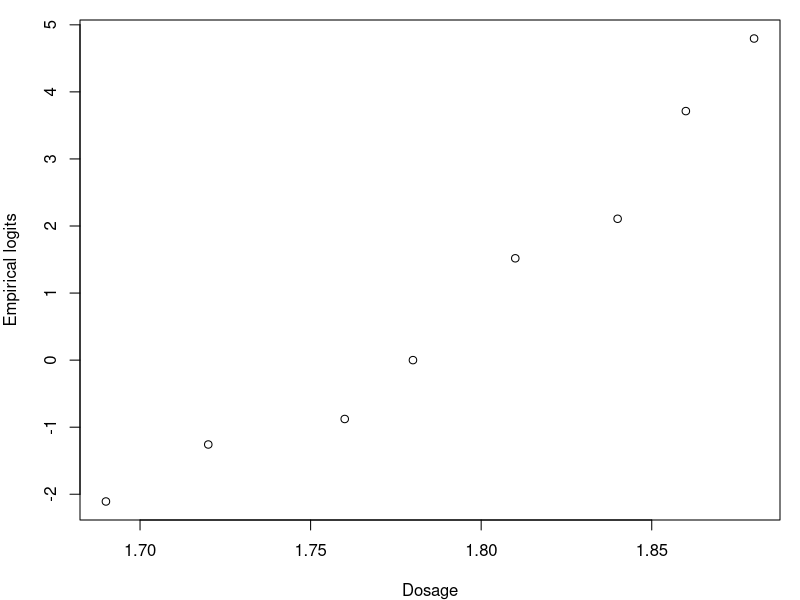
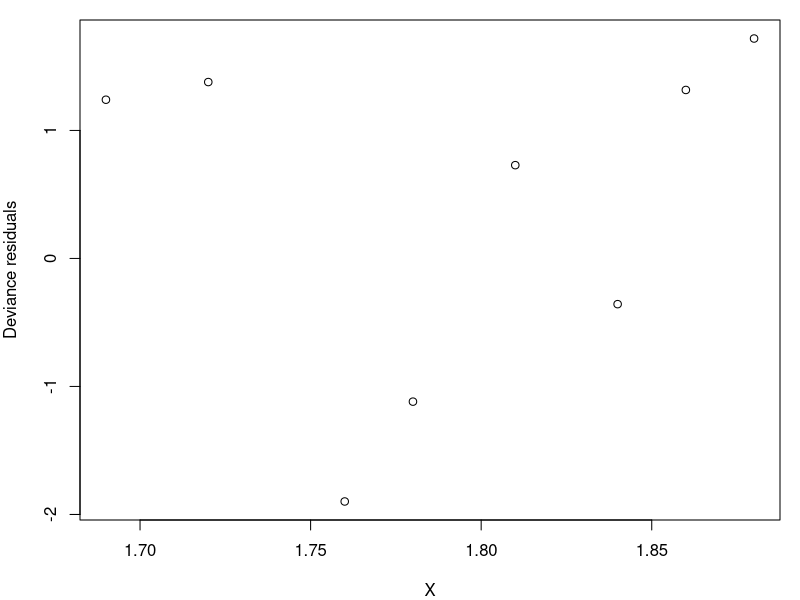

Reproduce these figures in R, in order.
## ---- chunk 1
knitr::opts_chunk$set(echo = TRUE)
## ---- chunk 2
x <- c(1.69, 1.72, 1.76, 1.78, 1.81, 1.84, 1.86, 1.88)
n <- c(59, 60, 62, 56, 63, 59, 62, 60)
y <- c(6, 13, 18, 28, 52, 53, 61, 60)

## Compute the empirical logit
emp.logit <- log((y + 0.5)/(n - y + 0.5))
par(mar=c(4,4,1,1))
plot(x, emp.logit, xlab = 'Dosage', ylab = 'Empirical logits')
## ---- chunk 3
logistic <- glm(y/n ~ x, family = binomial, weights = n)
summary(logistic)$coef
## ---- chunk 4
confint(logistic)
## ---- chunk 5
# Compute the odds ratio
beta1 <- summary(logistic)$coef[2]
(odds <- exp(0.1 * beta1))
## ---- chunk 6
exp(0.1*confint(logistic)[2,])
## ---- chunk 7
etahat <- summary(logistic)$coef[1] + summary(logistic)$coef[2] * 1.8
(probability <- exp(etahat)/(1 + exp(etahat)))
## ---- chunk 8
X.pred <- matrix(c(1, 1.8), nrow = 1, ncol = 2)
se <- sqrt(X.pred %*% summary(logistic)$cov.scaled %*% t(X.pred))
eta_l <- etahat - 1.96 * se
eta_r <- etahat + 1.96 * se
c(exp(eta_l)/(1 + exp(eta_l)), exp(eta_r)/(1 + exp(eta_r)))
## ---- chunk 9
# Testing using residual deviance
(p_value <- 1 - pchisq(deviance(logistic), df.residual(logistic)))
## ---- chunk 10
# Testing using Pearson Chi-square test
(p_value <- 1 - pchisq(sum(resid(logistic, type = 'pearson')^2), df.residual(logistic)))
## ---- chunk 11
par(mar=c(4,4,1,1))
plot(x, resid(logistic, type = 'deviance'), xlab = 'X', ylab = 'Deviance residuals')
## ---- chunk 12
quad.logistic <- glm(y/n ~ x + I(x^2), family = binomial, weight = n)

# Performing likelihood ratio test between straight line model and quadratic logistic model
anova(logistic, quad.logistic, test = "LRT")
## ---- chunk 13
educ <- rep(6:17, 2)
agree <- c(25, 27, 75, 29, 32, 36, 115, 31, 28, 9, 15, 3, 
           17, 26, 91, 30, 55, 50, 190, 17, 18, 7, 13, 3)
disagree <- c(9, 15, 49, 29, 45, 59, 245, 70, 79, 23, 110, 29, 
              5, 16, 36, 35, 67, 62, 403, 92, 81, 34, 115, 28)
total <- agree + disagree
gender <- c(rep(1, 12), rep(0, 12))
## ---- chunk 14
add.logistic <- glm(agree/total ~ factor(educ) + factor(gender), 
                    family = binomial, weight = total)
anova(add.logistic, test = 'Chi')
## ---- chunk 15
add.logistic <- glm(agree/total ~ factor(gender) + factor(educ), 
                    family = binomial, weight = total)
anova(add.logistic, test = 'Chi')
## ---- chunk 16
logistic0 <- glm(agree/total ~ educ * factor(gender), 
                 family = binomial, weight = total)
anova(logistic0, test = 'Chi')
## ---- chunk 17
logistic <- glm(agree/total ~ educ, family = binomial, weight = total)
summary(logistic)$coef
## ---- chunk 18
modelEdu <- glm(agree/total ~ educ, family = binomial, weights = total)
pchisq(deviance(modelEdu), df = df.residual(modelEdu), lower.tail = F)

modelEdu.F <- glm(agree/total ~ factor(educ), family = binomial, weights = total)
pchisq(deviance(modelEdu.F), df = df.residual(modelEdu.F), lower.tail = F)
## ---- chunk 19
matrix(resid(modelEdu.F, type="deviance"), nrow = 24, ncol = 1)
## ---- chunk 20
matrix(resid(modelEdu, type="deviance"), nrow = 24, ncol = 1)
## ---- chunk 21
group <- c(0,0,0,0,0,0,0,0,0,0,0,0,0,0,1,0,0,0,0,1,0,0,0,0)
modelEduc.G <- glm(agree/total ~ group, family = binomial, weights = total)
anova(modelEduc.G, test="Chi")
## ---- chunk 22
defendant_race <- factor(c(1, 1, 2, 2, 1, 1, 2, 2))
victim_race <- factor(c(1, 2, 1, 2, 1, 2, 1, 2))
death_penalty <- factor(c(1, 1, 1, 1, 2, 2, 2, 2))
freq <- c(19, 0, 11, 6, 132, 9, 52, 97)
data <- data.frame(cbind(defendant_race, victim_race, death_penalty, freq))

log_linear <- glm(freq ~ defendant_race + victim_race + death_penalty,
                  family = poisson, data = data)
pchisq(deviance(log_linear), df = df.residual(log_linear), lower.tail = F)
## ---- chunk 23
log_linear <- glm(freq ~ death_penalty + defendant_race * victim_race, 
                  family = poisson, data = data)
pchisq(deviance(log_linear), df = df.residual(log_linear), lower.tail = F)
## ---- chunk 24
log_linear <- glm(freq ~ defendant_race * death_penalty + defendant_race * victim_race, 
                  family = poisson, data = data)
pchisq(deviance(log_linear), df = df.residual(log_linear), lower.tail = F)
## ---- chunk 25
log_linear <- glm(freq ~ victim_race * death_penalty + defendant_race * victim_race, 
                  family = poisson, data = data)
pchisq(deviance(log_linear), df = df.residual(log_linear), lower.tail = F)
## ---- chunk 26
defendant_race <- factor(c(1, 1, 2, 2))
victim_race <- factor(c(1, 2, 1, 2))
sentence <- c(19, 0, 11, 6)
total <- c(151, 9, 63, 103)
data <- data.frame(cbind(defendant_race, victim_race, sentence, total))
## ---- chunk 27
logistic <- glm(sentence/total ~ 1, weights = total, 
                data = data, family = binomial)
pchisq(deviance(logistic), df = df.residual(logistic), lower.tail = F)
## ---- chunk 28
logistic <- glm(sentence/total ~ defendant_race, weights = total, 
                data = data, family = binomial)
pchisq(deviance(logistic), df = df.residual(logistic), lower.tail = F)
## ---- chunk 29
# when defendant's race is white
logistic <- glm(sentence/total ~ victim_race, weights = total, 
                data = data[c(1:2),], family = binomial)
anova(logistic, test = "Chi")

# when defendant's race is black
logistic <- glm(sentence/total ~ victim_race, weights = total, 
                data = data[c(3:4),], family = binomial)
anova(logistic, test = "Chi")
## ---- chunk 30
# when victim's race is white
logistic <- glm(sentence/total ~ defendant_race, weights = total, 
                data = data[c(1, 3),], family = binomial)
anova(logistic, test = "Chi")

# when victim's race is black
logistic <- glm(sentence/total ~ defendant_race, weights = total, 
                data = data[c(2, 4),], family = binomial)
anova(logistic, test = "Chi")
